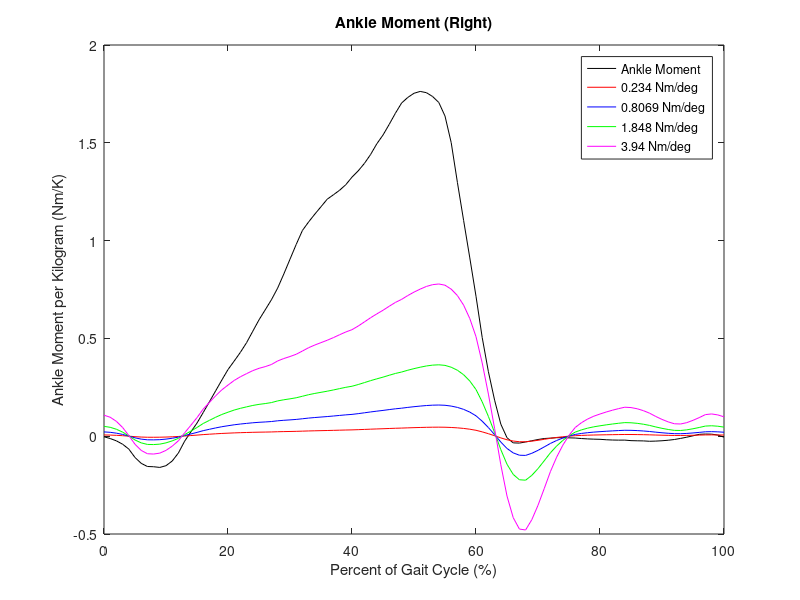

Recreate this plot in MATLAB. (Note: this script raises an error after producing the figure.)
clear all;
close all;
clc

%Load file (All header should be removed!)
data = load('ankle_angle_and_moment_r.txt');

%stiffness levels of rubber bands in Nm/degrees
stiff1 = 0.234;
stiff2 = 0.8069;
stiff3 = 1.848;
stiff4 = 3.94;
mass = 72.6;

index=data(:,1); 
e=length(index); %final data (end)

t=data(:,2); %time

ankle = data(:,4); %Dorsiflexors
ankle_angles = data(:,3);


%calculate data number in each gait cycle
%%%%%%%%%%%%%%%%%%%%%%%%%  Input gait initiation and termination time time  %%%%%%%%%%%%%%%%%%%%%%%%%%
gait_time_r = [0.600; 1.850];
gait_time = [1.250; 2.450]; %input time at gait initiate time, first column is gait initiation, last column is gait termination

for i=1:length(gait_time_r);
    [start_time(i),j] = ind2sub(size(t), find(t == gait_time_r(i, 1))); %store the data number in start_time variable
end
start_time = start_time';

%normalized time
for i = 1:length(start_time)-1; %6?? ?? ?? timeset ??
    N_time(:,i) = linspace(t(start_time(i),1), t(start_time(i + 1),1), 101)';
end



%interpolation

for i = 1:length(start_time)-1;
     i_ankle(:,i) = interp1(t(start_time(i):start_time(i + 1),1), ankle(start_time(i):start_time(i + 1),1), N_time(:,i));
     i_ankle_angles(:,i)=interp1(t(start_time(i):start_time(i+1),1), ankle_angles(start_time(i):start_time(i+1),1), N_time(:,i));
end
i_ankle = (i_ankle *(-1)) / mass;
i_stiffness_moment_1 = (i_ankle_angles * stiff1) / mass;
i_stiffness_moment_2 = (i_ankle_angles * stiff2) / mass;
i_stiffness_moment_3 = (i_ankle_angles * stiff3) / mass;
i_stiffness_moment_4 = (i_ankle_angles * stiff4) / mass;

%Plot%
%%%%%%%%%%%%%%%%%%%%%%%%%%%%%%%%%%%%%%%%%%%%%%%%%%%%%
xx=0:1:100; 

figure(1)

% Plotting and formatting
    plot(xx, i_ankle(:,1),'k')    
    hold on
    plot(xx, i_stiffness_moment_1(:,1),'r')
    plot(xx, i_stiffness_moment_2(:,1),'b')
    plot(xx, i_stiffness_moment_3(:,1),'g')
    plot(xx, i_stiffness_moment_4(:,1),'m')
    title('Ankle Moment (Right)')
    xlabel('Percent of Gait Cycle (%)');
    ylabel('Ankle Moment per Kilogram (Nm/K)');
    legend('Ankle Moment', '0.234 Nm/deg', '0.8069 Nm/deg','1.848 Nm/deg','3.94 Nm/deg');
    
export = [];
export(:, 1) = 1:101;
export(:, 2) = i_ankle(:,1);
export(:, 3) = i_stiffness_moment_1;
export(:, 4) = i_stiffness_moment_2;
export(:, 5) = i_stiffness_moment_3;
export(:, 6) = i_stiffness_moment_4;

    
xlswrite('Ankle_moment_data_r', export);
   
